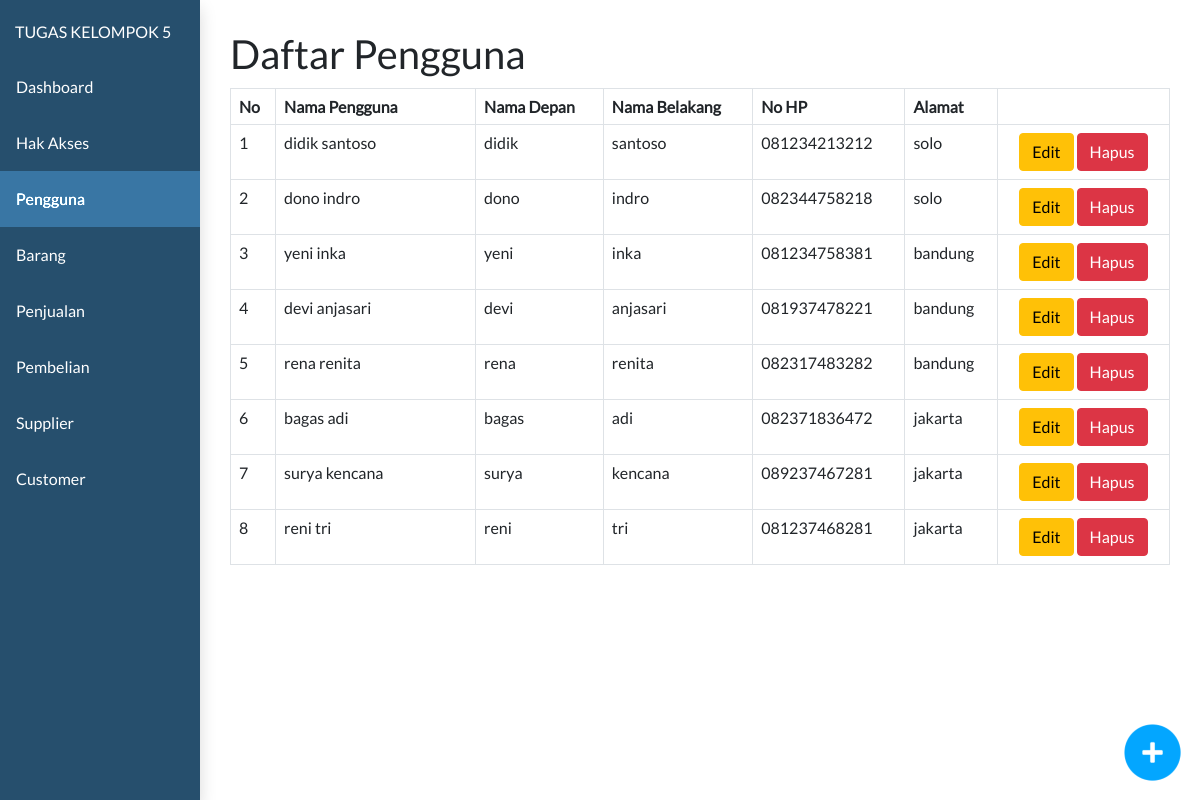
/toko/admin.php?page=pengguna&subpage=pengguna-list, run on the app's committed database.
### tables this page shows
CREATE TABLE `pengguna` (
  `id_pengguna` int(11) NOT NULL,
  `nama_pengguna` varchar(30) DEFAULT NULL,
  `password` varchar(50) DEFAULT NULL,
  `nama_depan` varchar(50) DEFAULT NULL,
  `nama_belakang` varchar(50) DEFAULT NULL,
  `no_hp` varchar(15) DEFAULT NULL,
  `alamat` text DEFAULT NULL,
  `id_akses` int(11) DEFAULT NULL
);

### toko/controller/pengguna_controller.php (called while the page is built, shortened)
<?php
require_once "controller/base_controller.php";
class PenggunaController {
    function callmodel(){
        $baseController = new BaseController();
    }
    function pengguna_list(){
        $model = new model;
        $pengguna_list = $model->select("pengguna");
        return $pengguna_list;
    }
}
?>

### toko/model/model.php (called while the page is built, shortened)
<?php
class model {
    function select($table){
        require "koneksi.php";
        $data = mysqli_query($connect, "SELECT * FROM $table");
        $dataarray = array();
            while($row = mysqli_fetch_assoc($data)){
                $dataarray[] = $row;
            }
        return $dataarray;
    }
}
?>

### toko/view/pengguna/pengguna-list.php (the view, shortened to what this page needs)
<?php
require_once "controller/pengguna_controller.php";
$penggunaController = new PenggunaController();
$penggunaController->callasset();
$pengguna_list = $penggunaController->pengguna_list();
?>
<html>
<head>
</head>
<div class="clm-12 np">
  <div class="container-full" id="daftarproduk">
    <h1>Daftar Pengguna</h1>
    <table class="table table-bordered" style="margin-top:10px">
      <?php if ($pengguna_list != null) : ?>
        <thead>
          <th>No</th>
          <th>Nama Pengguna</th>
          <th>Nama Depan</th>
          <th>Nama Belakang</th>
          <th>No HP</th>
          <th>Alamat</th>
          <th></th>
        </thead>
        <?php $no = 1;
        foreach ($pengguna_list as  $pengguna) : ?>
          <tr>
            <td><?php echo $no;
                $no++ ?></td>
            <td style="width:200px"><?php echo $pengguna['nama_pengguna'] ?></td>
            <td><?php echo $pengguna['nama_depan'] ?></td>
            <td><?php echo $pengguna['nama_belakang'] ?></td>
            <td><?php echo $pengguna['no_hp'] ?></td>
            <td><?php echo $pengguna['alamat'] ?></td>
            <td class="text-center">
              <a href="submit.php?pengguna-edit=<?php echo $pengguna['id_pengguna'] ?>"><button class="btn btn-warning">Edit</button></a>
              <a href="submit.php?pengguna-delete=<?php echo $pengguna['id_pengguna'] ?>"><button class="btn btn-danger">Hapus</button></a>
            </td>
          </tr>
        <?php endforeach ?>
      <?php else : ?>
        <tr>
          <td colspan="7" style="text-align:center">Tidak Ada Data.</td>
        </tr>
      <?php endif ?>
    </table>
  </div>
</div>
<div class="fly-right">
  <a href="?page=pengguna&&subpage=pengguna-detail">
    <img src="assets/img/add_blue.png" class="flyitem" style="width:65px; height:65px;">
  </a>
</div>
</html>

### toko/assets/css/style.css (style rules this page uses)
* { font-family: 'lato'; margin: 0px; }
.clm-1, .clm-2, .clm-3, .clm-4, .clm-5, .clm-6, .clm-7, .clm-8, .clm-9, .clm-10, .clm-11, .clm-12 { float:left; padding:10px; box-sizing: border-box; }
.clm-12 { width:100%; }
.container-full { width: 100%; padding:15px;; margin-left: auto; margin-right: auto; box-sizing: border-box; float:left; }
.np { padding:0px; }
.fly-right { position: fixed; bottom:0px; right: 0px; float: left; padding: 15px; }

### data on the page
pengguna: nama_pengguna "didik santoso", nama_depan "didik", nama_belakang "santoso", no_hp "081234213212", alamat "solo"
pengguna: nama_pengguna "dono indro", nama_depan "dono", nama_belakang "indro", no_hp "082344758218", alamat "solo"
pengguna: nama_pengguna "yeni inka", nama_depan "yeni", nama_belakang "inka", no_hp "081234758381", alamat "bandung"
pengguna: nama_pengguna "devi anjasari", nama_depan "devi", nama_belakang "anjasari", no_hp "081937478221", alamat "bandung"
pengguna: nama_pengguna "rena renita", nama_depan "rena", nama_belakang "renita", no_hp "082317483282", alamat "bandung"
pengguna: nama_pengguna "bagas adi", nama_depan "bagas", nama_belakang "adi", no_hp "082371836472", alamat "jakarta"
pengguna: nama_pengguna "surya kencana", nama_depan "surya", nama_belakang "kencana", no_hp "089237467281", alamat "jakarta"
pengguna: nama_pengguna "reni tri", nama_depan "reni", nama_belakang "tri", no_hp "081237468281", alamat "jakarta"
